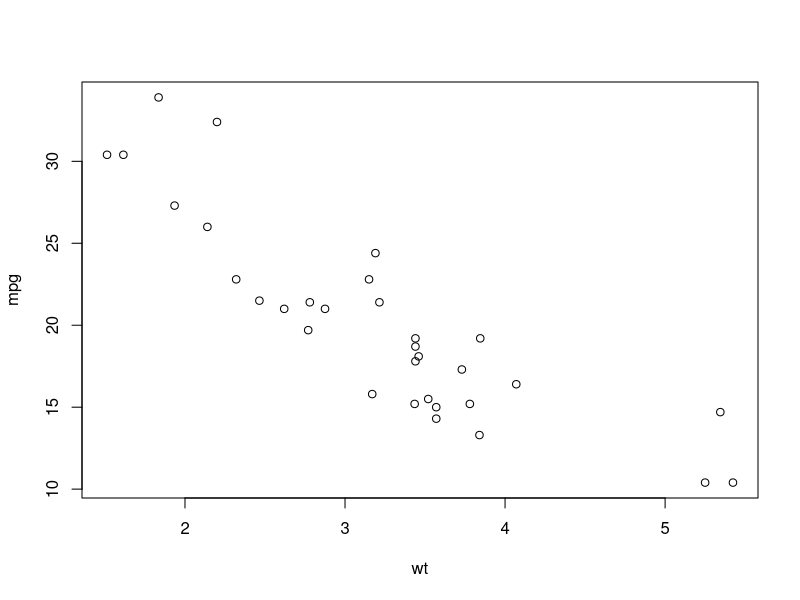
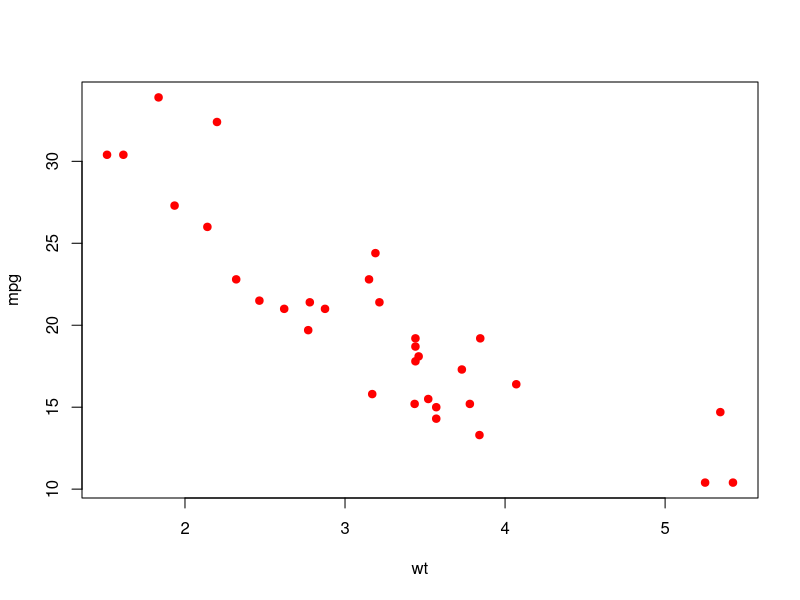

Write R code to recreate these figures, in order. (Note: this script raises an error after producing the figures.)
# 날짜 : 2021/06/29
# 이름 : 김진우
# 내용 : Ch05 데이터 시각화 - 산점도 교재 p154

View(mtcars)
wt <- mtcars$wt
mpg <- mtcars$mpg

plot(wt, mpg)
plot(wt, mpg, col = 'red', pch = 19)

view(iris)
ds_iris <- iris[,3:4]
ds_iris
class(ds_iris)

group <- as.numeric(iris$Species)
group

color <- c('red','green','blue')

plot(ds_iris, pch = 16, col = color[group])

#교재 p154 실습 - 산점도 그래프에 대각선과 텍스트 추가하기
price <- runif(10, min = 1, max = 100)
plot(price, col = 'red')

par(new = T)
line_chart = 1:100
plot(line_chart, type = 'l', col = 'red', axes = F, ann =F)

text(70,80,'대각선추가', col = 'blue')

#교재 p155 실습 - type 속성으로 산점도 그리기
par(mfrow =c(2,2))
plot(price, type = 'l')
plot(price, type = 'o')
plot(price, type = 'h')
plot(price, type = 's')

#교재 p156 실습 - pch 속성으로 산점도 그리기
par(mfrow = c(2,2))
plot(price, type = 'o', pch = 5)
plot(price, type = 'o', pch = 15)
plot(price, type = 'o', pch = 20, col = 'blue')
plot(price, type = 'o', pch = 20, col = 'orange', cex = 1.5)

par(mfrow = c(1,1))
plot(price, type = 'o', pch = 20, col = 'green', cex = 2.0, lwd = 3)

#교재 p162 실습 - iris 데이터셋의 4개 변수를 상호 비교
attributes(iris)
pairs(iris[iris$Species == 'virginica', 1:4])
pairs(iris[iris$Species == 'setosa', 1:4])
